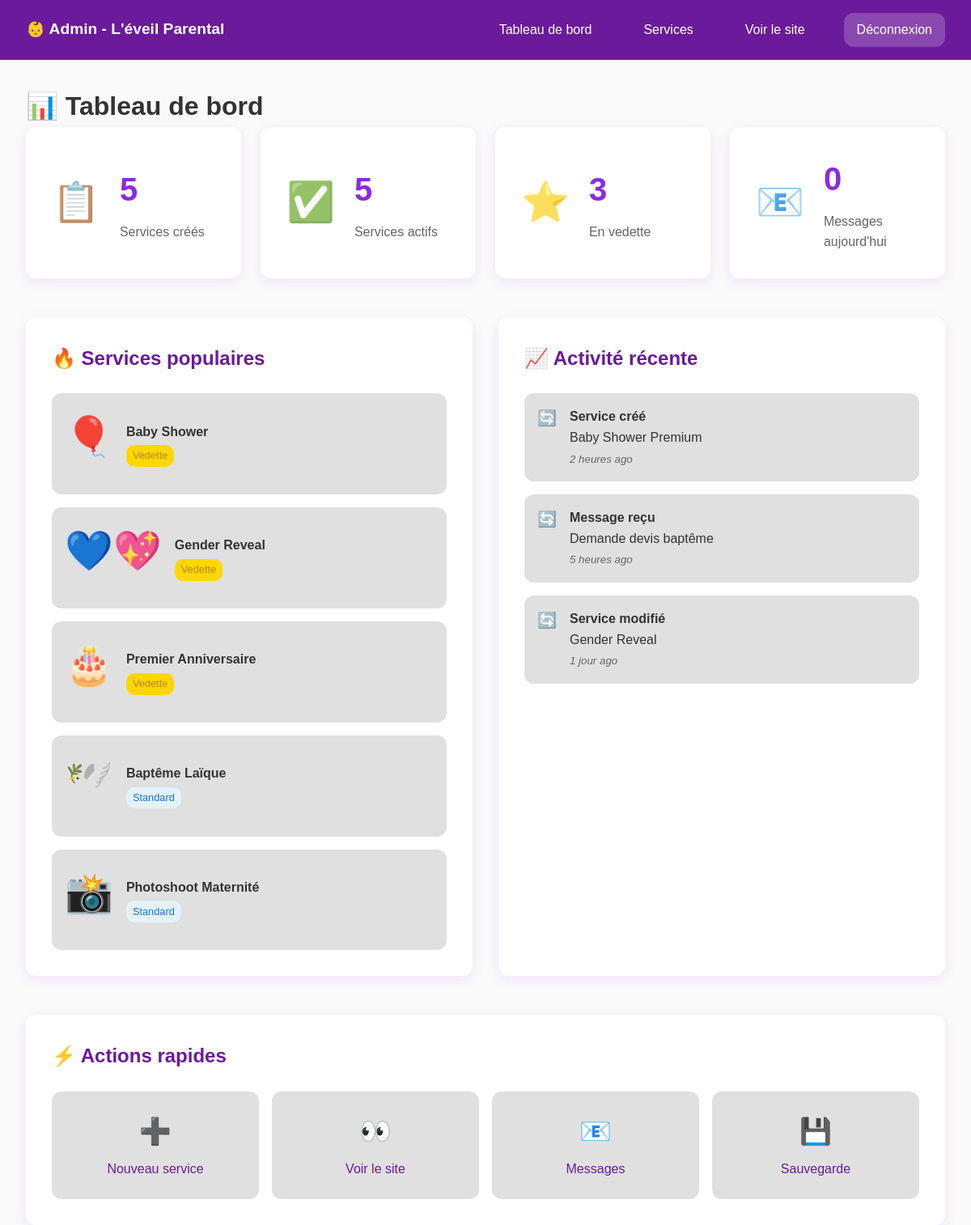
The app's page /admin/stats.php (signed in) with its own data.
### tables this page shows
CREATE TABLE services (
    id INT PRIMARY KEY AUTO_INCREMENT,
    title VARCHAR(255) NOT NULL,
    slug VARCHAR(255) NOT NULL UNIQUE,
    short_description TEXT,
    full_description TEXT,
    included_services TEXT,
    icon VARCHAR(50) DEFAULT '🎈',
    price_from DECIMAL(10,2),
    price_to DECIMAL(10,2),
    duration VARCHAR(100),
    is_active BOOLEAN DEFAULT TRUE,
    is_featured BOOLEAN DEFAULT FALSE,
    meta_description TEXT,
	display_order DECIMAL(10),
    created_at TIMESTAMP DEFAULT CURRENT_TIMESTAMP,
    updated_at TIMESTAMP DEFAULT CURRENT_TIMESTAMP ON UPDATE CURRENT_TIMESTAMP
);

### admin/classes/Database.php (called while the page is built, shortened)
<?php
class Database {
    private static $instance = null;
    private $pdo;
    private function __construct() {
        try {
            $dsn = "mysql:host=" . DB_HOST . ";dbname=" . DB_NAME . ";charset=" . DB_CHARSET;
            $this->pdo = new PDO($dsn, DB_USER, DB_PASS, [
                PDO::ATTR_ERRMODE => PDO::ERRMODE_EXCEPTION,
                PDO::ATTR_DEFAULT_FETCH_MODE => PDO::FETCH_ASSOC,
                PDO::ATTR_EMULATE_PREPARES => false,
            ]);
        } catch (PDOException $e) {
            die('Erreur de connexion : ' . $e->getMessage());
        }
    }
    public static function getInstance() {
        if (self::$instance === null) {
            self::$instance = new self();
        }
        return self::$instance;
    }
    public function query($sql, $params = []) {
        $stmt = $this->pdo->prepare($sql);
        $stmt->execute($params);
        return $stmt;
    }
}
?>

### admin/stats.php (the view, shortened to what this page needs)
<?php
$db = Database::getInstance();
$stats = [
    'services_total' => $db->query("SELECT COUNT(*) FROM services")->fetchColumn(),
    'services_active' => $db->query("SELECT COUNT(*) FROM services WHERE is_active = 1")->fetchColumn(),
    'services_featured' => $db->query("SELECT COUNT(*) FROM services WHERE is_featured = 1")->fetchColumn(),
    'messages_today' => 0,
];
$popularServices = $db->query("
    SELECT title, icon,
           CASE WHEN is_featured THEN 'Vedette' ELSE 'Standard' END as status
    FROM services
    WHERE is_active = 1
    ORDER BY is_featured DESC, created_at DESC
    LIMIT 5
")->fetchAll();
$recentActivity = [
    ['action' => 'Service créé', 'item' => 'Baby Shower Premium', 'time' => '2 heures ago'],
    ['action' => 'Message reçu', 'item' => 'Demande devis baptême', 'time' => '5 heures ago'],
    ['action' => 'Service modifié', 'item' => 'Gender Reveal', 'time' => '1 jour ago'],
];
?>
<!DOCTYPE html>
<html lang="fr">
<head>
    <link rel="stylesheet" href="../assets/css/style.css">
</head>
<body>
    <div class="admin-layout">
        <?php include 'includes/admin-header.php'; ?>
        <div class="admin-content">
            <div class="container">
                <h1>📊 Tableau de bord</h1>
                <div class="stats-grid">
                    <div class="stat-card">
                        <div class="stat-icon">📋</div>
                        <div class="stat-info">
                            <h3><?php echo $stats['services_total']; ?></h3>
                            <p>Services créés</p>
                        </div>
                    </div>
                    <div class="stat-card">
                        <div class="stat-icon">✅</div>
                        <div class="stat-info">
                            <h3><?php echo $stats['services_active']; ?></h3>
                            <p>Services actifs</p>
                        </div>
                    </div>
                    <div class="stat-card">
                        <div class="stat-icon">⭐</div>
                        <div class="stat-info">
                            <h3><?php echo $stats['services_featured']; ?></h3>
                            <p>En vedette</p>
                        </div>
                    </div>
                    <div class="stat-card">
                        <div class="stat-icon">📧</div>
                        <div class="stat-info">
                            <h3><?php echo $stats['messages_today']; ?></h3>
                            <p>Messages aujourd'hui</p>
                        </div>
                    </div>
                </div>
                <div class="dashboard-grid">
                    <div class="dashboard-card">
                        <h2>🔥 Services populaires</h2>
                        <div class="services-list-mini">
                            <?php foreach ($popularServices as $service): ?>
                                <div class="service-mini">
                                    <span class="service-icon"><?php echo $service['icon']; ?></span>
                                    <div class="service-mini-info">
                                        <strong><?php echo htmlspecialchars($service['title']); ?></strong>
                                        <span class="service-status <?php echo strtolower($service['status']); ?>">
                                            <?php echo $service['status']; ?>
                                        </span>
                                    </div>
                                </div>
                            <?php endforeach; ?>
                        </div>
                    </div>
                    <div class="dashboard-card">
                        <h2>📈 Activité récente</h2>
                        <div class="activity-list">
                            <?php foreach ($recentActivity as $activity): ?>
                                <div class="activity-item">
                                    <div class="activity-icon">🔄</div>
                                    <div class="activity-info">
                                        <p><strong><?php echo $activity['action']; ?></strong></p>
                                        <p><?php echo htmlspecialchars($activity['item']); ?></p>
                                        <small><?php echo $activity['time']; ?></small>
                                    </div>
                                </div>
                            <?php endforeach; ?>
                        </div>
                    </div>
                </div>
                <div class="quick-actions">
                    <h2>⚡ Actions rapides</h2>
                    <div class="actions-grid">
                        <a href="services.php" class="action-card">
                            <span class="action-icon">➕</span>
                            <span>Nouveau service</span>
                        </a>
                        <a href="../index.php" target="_blank" class="action-card">
                            <span class="action-icon">👀</span>
                            <span>Voir le site</span>
                        </a>
                        <a href="messages.php" class="action-card">
                            <span class="action-icon">📧</span>
                            <span>Messages</span>
                        </a>
                        <a href="backup.php" class="action-card">
                            <span class="action-icon">💾</span>
                            <span>Sauvegarde</span>
                        </a>
                    </div>
                </div>
            </div>
        </div>
    </div>
</body>
</html>

### admin/includes/admin-header.php (shortened to what this page needs)
<header class="admin-header">
    <div class="container">
        <div class="admin-nav">
            <div class="admin-logo">
                <a href="index.php">👶 Admin - <?php echo SITE_NAME; ?></a>
            </div>
            <nav class="admin-menu">
                <a href="index.php">Tableau de bord</a>
                <a href="services.php">Services</a>
                <a href="../index.php" target="_blank">Voir le site</a>
                <a href="logout.php" class="logout-btn">Déconnexion</a>
            </nav>
        </div>
    </div>
</header>

### assets/css/style.css (style rules this page uses)
:root { --violet-primary: #8A2BE2; --violet-dark: #6B1A9C; --violet-light: #E6D7FF; --violet-pale: #F0E6FF; --mint: #A7E8BD; --cream: #FAFAFA; --white: #FFFFFF; --gray-dark: #333333; --gray-light: #E0E0E0; --border-radius: 12px; --transition: all 0.3s ease; --shadow: 0 4px 15px rgba(138, 43, 226, 0.1); --shadow-hover: 0 8px 25px rgba(138, 43, 226, 0.2); }
* { margin: 0; padding: 0; box-sizing: border-box; }
body { font-family: 'Quicksand', sans-serif; line-height: 1.6; color: var(--gray-dark); background: var(--cream); }
.container { max-width: 1200px; margin: 0 auto; padding: 0 2rem; }
.service-icon, .benefit-icon { font-size: 3rem; margin-bottom: 1rem; }

### admin/includes/admin-header.php (style rules this page uses)
.admin-header { background: var(--violet-dark); color: var(--white); padding: 1rem 0; margin-bottom: 2rem; }
.admin-nav { display: flex; justify-content: space-between; align-items: center; }
.admin-logo a { color: var(--white); text-decoration: none; font-weight: bold; font-size: 1.2rem; }
.admin-menu { display: flex; gap: 2rem; align-items: center; }
.admin-menu a { color: var(--white); text-decoration: none; padding: 0.5rem 1rem; border-radius: var(--border-radius); transition: var(--transition); }
.logout-btn { background: rgba(255, 255, 255, 0.2) !important; }

### admin/stats.php (style rules this page uses)
.stats-grid { display: grid; grid-template-columns: repeat(auto-fit, minmax(200px, 1fr)); gap: 1.5rem; margin-bottom: 3rem; }
.stat-card { background: var(--white); padding: 2rem; border-radius: var(--border-radius); box-shadow: var(--shadow); display: flex; align-items: center; gap: 1.5rem; transition: var(--transition); }
.stat-icon { font-size: 3rem; opacity: 0.8; }
.stat-info h3 { font-size: 2.5rem; color: var(--violet-primary); margin: 0; font-weight: 700; }
.stat-info p { margin: 0.5rem 0 0 0; color: #666; font-weight: 500; }
.dashboard-grid { display: grid; grid-template-columns: 1fr 1fr; gap: 2rem; margin-bottom: 3rem; }
.dashboard-card { background: var(--white); padding: 2rem; border-radius: var(--border-radius); box-shadow: var(--shadow); }
.dashboard-card h2 { color: var(--violet-dark); margin-bottom: 1.5rem; }
.services-list-mini { display: flex; flex-direction: column; gap: 1rem; }
.service-mini { display: flex; align-items: center; gap: 1rem; padding: 1rem; background: var(--gray-light); border-radius: var(--border-radius); }
.service-mini-info { display: flex; flex-direction: column; gap: 0.25rem; }
.service-status { font-size: 0.8rem; padding: 0.2rem 0.5rem; border-radius: 10px; align-self: flex-start; }
.service-status.vedette { background: #FFD700; color: #B8860B; }
.service-status.standard { background: #E3F2FD; color: #1976D2; }
.activity-list { display: flex; flex-direction: column; gap: 1rem; }
.activity-item { display: flex; align-items: flex-start; gap: 1rem; padding: 1rem; background: var(--gray-light); border-radius: var(--border-radius); }
.activity-icon { font-size: 1.2rem; opacity: 0.7; }
.activity-info p { margin: 0; }
.activity-info small { color: #666; font-style: italic; }
.quick-actions { background: var(--white); padding: 2rem; border-radius: var(--border-radius); box-shadow: var(--shadow); }
.quick-actions h2 { color: var(--violet-dark); margin-bottom: 1.5rem; }
.actions-grid { display: grid; grid-template-columns: repeat(auto-fit, minmax(150px, 1fr)); gap: 1rem; }
.action-card { display: flex; flex-direction: column; align-items: center; padding: 1.5rem; background: var(--gray-light); border-radius: var(--border-radius); text-decoration: none; color: var(--violet-dark); transition: var(--transition); }
.action-icon { font-size: 2rem; margin-bottom: 0.5rem; }

### records on screen
services: icon "🎈", title "Baby Shower", status "Vedette"
services: icon "💙💖", title "Gender Reveal", status "Vedette"
services: icon "🎂", title "Premier Anniversaire", status "Vedette"
services: icon "🕊️", title "Baptême Laïque", status "Standard"
services: icon "📸", title "Photoshoot Maternité", status "Standard"

### other values on screen
SITE_NAME "L'éveil Parental"
$stats['services_total'] "5"
$stats['services_active'] "5"
$stats['services_featured'] "3"
$stats['messages_today'] "0"
$activity['action'] "Service créé"
$activity['item'] "Baby Shower Premium"
$activity['time'] "2 heures ago"
$activity['action'] "Message reçu"
$activity['item'] "Demande devis baptême"
$activity['time'] "5 heures ago"
$activity['action'] "Service modifié"
$activity['item'] "Gender Reveal"
$activity['time'] "1 jour ago"
